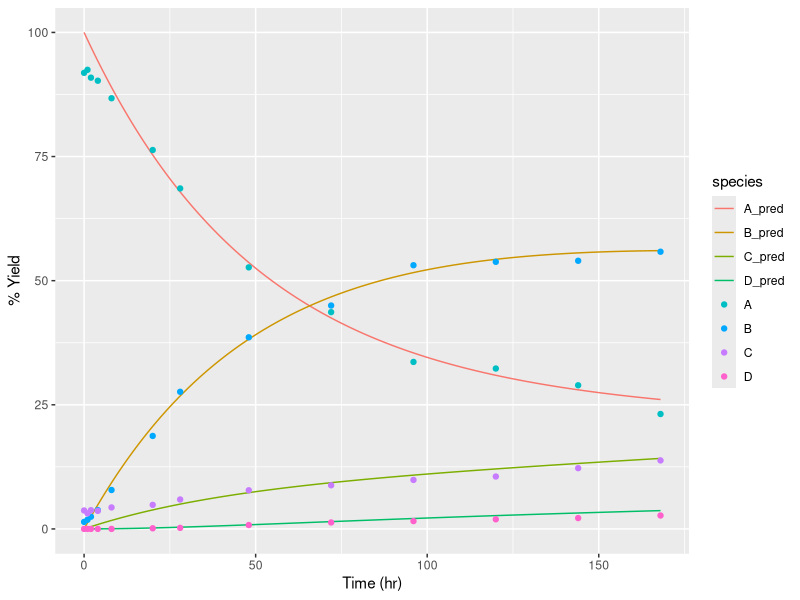

Generate this figure with R:
## Set working directory and load package requirements
setwd("C:/Documents and Settings/Michael/Desktop/dA-AP EM/DNA Data/ODE Solve in R")

library(ggplot2)
library(reshape2)
library(deSolve)
library(minpack.lm)

## Read concentration/time data into data frame
df <- read.csv('KS35pH7.csv', header=F)
names(df) <- c('time','A','B','C','D')

## The rate function calculates results to the ODEs associated with the specified 
## kinetic model and returns the results as a list
rate <- function(t,c,params){

    ## Set rate constants to 'params' list elements passed to function
    k1 <- params$k1
    k2 <- params$k2
    k3 <- params$k3
    k4 <- params$k4
    k5 <- params$k5
    
    ## Create vector of calculated rates; 'c' is a vector of concentrations
    ## of each species at a given time point. c['x'] refers to an element of 'c'
    ## with name attribute 'x'
    r <- rep(0, length(c))
    r[1] <- -k1*c['A'] + k2*c['B'] - k3*c['A']
    r[2] <- -k2*c['B'] + k1*c['A']
    r[3] <- -k4*c['C'] + k3*c['A'] + k5*c['D']
    r[4] <- k4*c['C'] - k5*c['D']
    
    return(list(r))    
}

## The 'resid' function solves the ODEs specified by calling the 'rate' function in ode(), 
## then returns the residual between calculated and measured values
resid <- function(params){
    
    ## Set initial concentrations
    cinit <- c(A=100,B=0,C=0,D=0)
    
    ## Vector of time points
    t <- df$time
    
    ## k values set to 'params' elements passed to function
    k1 <- params[1]
    k2 <- params[2]
    k3 <- params[3]
    k4 <- params[4]
    k5 <- params[5]
    
    output <- ode(y=cinit, times=t, func=rate, parms=list(k1=k1,k2=k2,k3=k3,k4=k4,k5=k5))
    
    ## Store 'output' matrix as data frame
    outdf <- data.frame(output)
    
    ## Convert solution and measured data to long format
    preddf <- melt(outdf, id.var="time", variable.name="species", value.name="yield")
    expdf <- melt(df, id.var="time", variable.name="species", value.name="yield")
    
    ## Compute residual
    res <- preddf$yield - expdf$yield
    
    return(res)  
}

## Vector of estimated rate constants
params <- c(k1=.06, k2=.03, k3=.004, k4=.003, k5=.005)

## Least squares minimization of residual by adjusting specified parameters
fitval <- nls.lm(par=params, fn=resid)

## Store resulting parameters as a list
parest <- as.list(coef(fitval))

## Create a results matrix of solutions from least squares minimization by passing
## the solution parameters list, 'parest', to ode()

    ## Set initial concentrations
    cinit <- c(A=100,B=0,C=0,D=0)

    ## Create an arbitrarily incremented time sequence
    t <- seq(0, df[length(df$time),1], 0.1)
    
    ## Set parameters
    params <- as.list(parest)

    ## Solve
    output <- ode(y=cinit, times=t, func=rate, parms=params)

## Convert ODE solution matrix to labeled data frame
outdf <- data.frame(output)
names(outdf) <- c('time','A_pred','B_pred','C_pred','D_pred')

## Rearrange data to long format
pred <- melt(outdf, id.var=c('time'), variable.name='species', value.name='yield')
exp <- melt(df, id.var=c('time'), variable.name='species', value.name='yield')

## Open graphics device
png(file = "Time_course.png")

## Plot results
p <- ggplot(data=pred, aes(x=time, y=yield, color=species)) + geom_line()
p <- p + geom_point(data=exp, aes(x=time, y=yield, color=species))
p <- p + labs(x='Time (hr)', y='% Yield')

print(p)

## Close device
dev.off()
